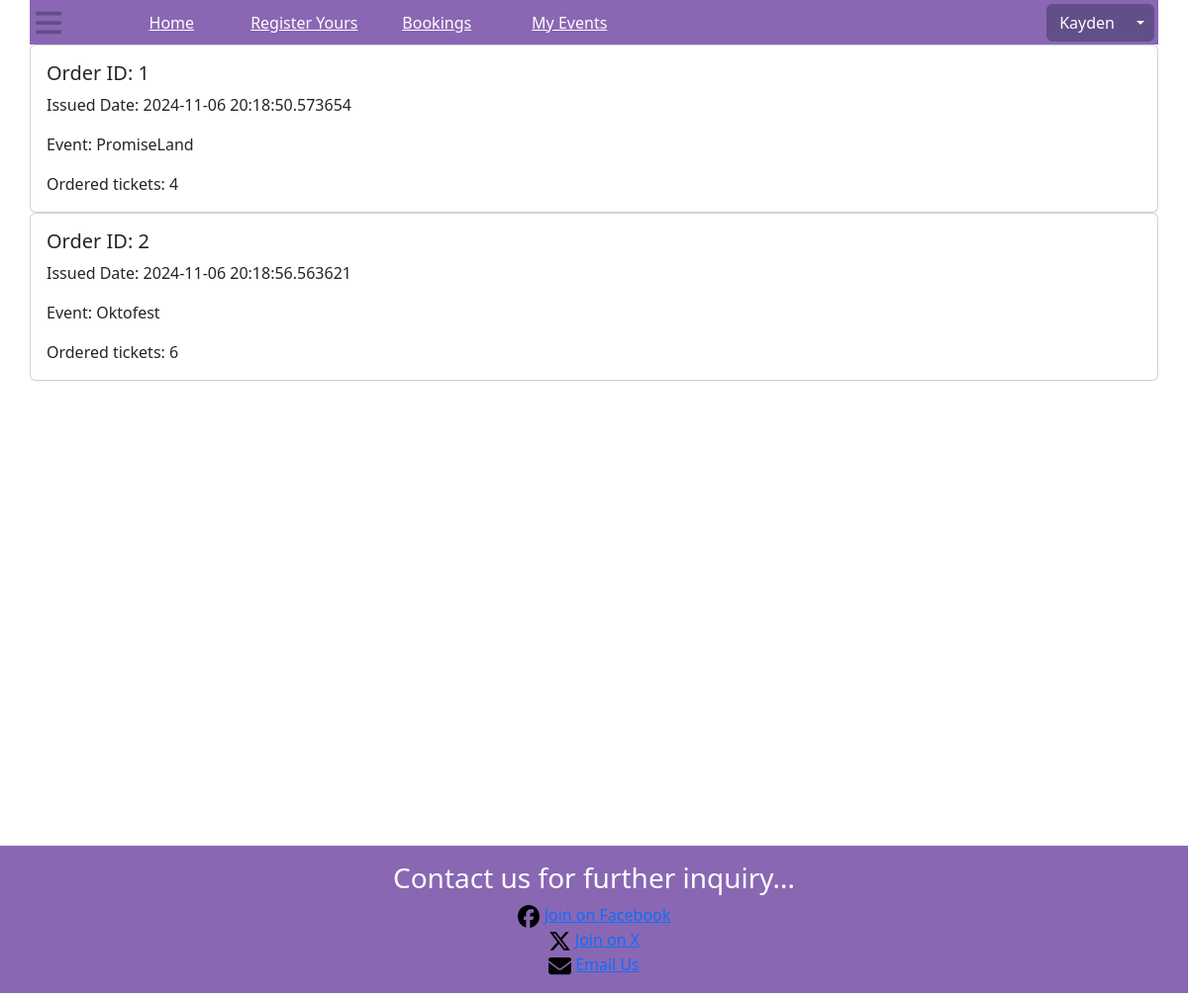
/orders (signed in), run on the app's committed database.
### website/models.py (models this page shows, shortened)
class User(db.Model, UserMixin):
    __tablename__ = 'users'
    id = db.Column(db.Integer, primary_key=True)
    user_name = db.Column(db.String(150), unique=True, nullable=False)
    email = db.Column(db.String(150), unique=True, nullable=False)
    password = db.Column(db.String(150), nullable=False)
    first_name = db.Column(db.String(150), nullable=False)
    sur_name = db.Column(db.String(150), nullable=False)
    contact_no = db.Column(db.String(150), nullable=False)
    stress_address = db.Column(db.String(200), nullable=False)

class Order(db.Model):
    __tablename__ = 'orders'
    id = db.Column(db.Integer, primary_key=True)
    order_date = db.Column(db.DateTime, nullable=False)
    user_id = db.Column(db.Integer, db.ForeignKey('users.id'), nullable=False)
    event_id = db.Column(db.Integer, db.ForeignKey('events.id'), nullable=False)
    no_of_tickets = db.Column(db.Integer, nullable=False)
    user = db.relationship('User', backref='orders')
    event = db.relationship('Event', backref='orders')

class Event(db.Model):
    __tablename__ = 'events'
    id = db.Column(db.Integer, primary_key=True)
    event_name = db.Column(db.String(300), unique=True, nullable=False)
    location = db.Column(db.String(150), unique=False, nullable=False)
    event_date = db.Column(db.DateTime, nullable=False)
    category_id = db.Column(db.Integer, db.ForeignKey('categories.id'), nullable=False)
    status_id = db.Column(db.Integer, db.ForeignKey('statuses.id'), nullable=False)
    start_from = db.Column(db.Time, nullable=False)
    end_to = db.Column(db.Time, nullable=False)
    description = db.Column(db.String(300), unique=False, nullable=False)
    image_path = db.Column(db.String(500), unique=False, nullable=False)
    no_of_tickets = db.Column(db.Integer, nullable=False)
    owner_id = db.Column(db.Integer, db.ForeignKey('users.id'), nullable=False)
    status = db.relationship('Status', backref='events')
    category = db.relationship('Category', backref='events')
    owner = db.relationship('User', backref='events')

### website/views.py (the view)
@main_bp.route('/orders')
@login_required
def getOrders():
    user = current_user
    orders = Order.query.filter_by(user_id=user.id).all()
    return render_template('orders.html', orders=orders, user=user)

### website/templates/orders.html (shortened to what this page needs)
{% extends "base.html" %}
{% block styles %}
<link rel="stylesheet" href="{{ url_for('static', filename='style/order.css') }}">
{% endblock %}
{% block content %}
<div class="container">
    <div class="order">
        <div class="order-body">
            {% for order in orders %}
            <div class="row">
                <div class="">
                  <div class="card">
                    <div class="card-body">
                        <h5 class="card-title">Order ID: {{ order.id }}</h5>
                        <p class="card-text">Issued Date: {{order.order_date}}</p>
                        <p class="card-text">Event:  {{order.event.event_name}}</p>
                        <p class="card-text">Ordered tickets: {{order.no_of_tickets}}</p>
                    </div>
                  </div>
                </div>
            </div>
            {% endfor %}
        </div>
    </div>
</div>
{% endblock %}

### website/templates/base.html (shortened to what this page needs)
<html>
<head>
    <link href="https://cdn.jsdelivr.net/npm/bootstrap@5.3.2/dist/css/bootstrap.min.css" rel="stylesheet">
    <link rel="stylesheet" href="{{ url_for('static', filename='style/base.css') }}">
    {% block styles %}
    {% endblock %}
</head>
<body>
    <header>
        <nav>
            <div class="container nav-bar p-1 z-3">
                <div class="row align-items-center">
                  <div class="col-1">
                    <img class="menu" src= "{{ url_for('static', filename='img/bars-solid.svg') }}" alt="menu..">
                  </div>
                  <div class="col nav text-center">
                    <div class="row">
                      <div class="col p-0">
                        <a class="link" href="/">Home</a>
                      </div>
                      <div class="col p-0">
                        {% if user and user.is_authenticated %}
                        <a class="link" href='/register-event'>Register Yours</a>
                        {% else %}
                        <a class="link" href='/login'>Login to register event</a>
                        {% endif %}
                      </div>
                      <div class="col p-0">
                        <a class="link" href="/orders">Bookings</a>
                      </div>
                      <div class="col p-0">
                        <a class="link" href="/my-events">My Events</a>
                      </div>
                    </div>
                  </div>
                  <div class="col white text-end">
                    <div class="btn-group">
                      <button type="button" class="btn btn-primary">{{ user.user_name if user and user.is_authenticated else 'Guest User' }}</button>
                      <button type="button" class="btn btn-primary dropdown-toggle dropdown-toggle-split" data-bs-toggle="dropdown" aria-expanded="false">
                      </button>
                    </div>
                  </div>
                </div>
            </div>
        </nav>
    </header>
    <main>
    {% block content %}
    {% endblock %}
    </main>
    <footer class="footer">
        <div class="container text-center">
            <p class="h3">Contact us for further inquiry...</p>
            <div>
              <img class="" src="static/img/fb-solid.svg" width="2%">
              <a href="www.facebook.com/festbook">Join on Facebook</a>
            </div>
            <div>
              <img class="" src="static/img/x-solid.svg" width="2%">
              <a href="www.twitter.com/festbook">Join on X</a>
            </div>
            <div>
              <img class="" src="static/img/mail-solid.svg" width="2%">
              <a href="mailto:front@festbook.org">Email Us</a>
            </div>
        </div>
    </footer>
</body>
</html>

### website/static/style/base.css (style rules this page uses)
.menu { width: 30px; height: 30px; }
.nav-bar { height: 45px; background: #8967B3 ; padding: 3px; position: sticky; top: 0; }
.white { color: #FFFFFF }
.container { padding: 0px; }
.btn-primary { color: #FFFF; background: #624E88; border-color: #624E88; }
.nav { display: none; color: #FFFFFF; }
.link { color: #FFFFFF; }
.footer { color:#FFFFFF; background: #8967B3; margin-top: 10px; margin-bottom: 5px; padding: 1em; }
@media (min-width: 768px) { .nav { display: inline; } }

### website/static/style/order.css (style rules this page uses)
.order { height: 100%; display: flex; flex-direction: column; }
.order-body { width:auto; }

### data on the page
User: user_name "Kayden"
Order: id "1", order_date "2024-11-06 20:18:50.573654", event.event_name "PromiseLand", no_of_tickets "4"
Order: id "2", order_date "2024-11-06 20:18:56.563621", event.event_name "Oktofest", no_of_tickets "6"
